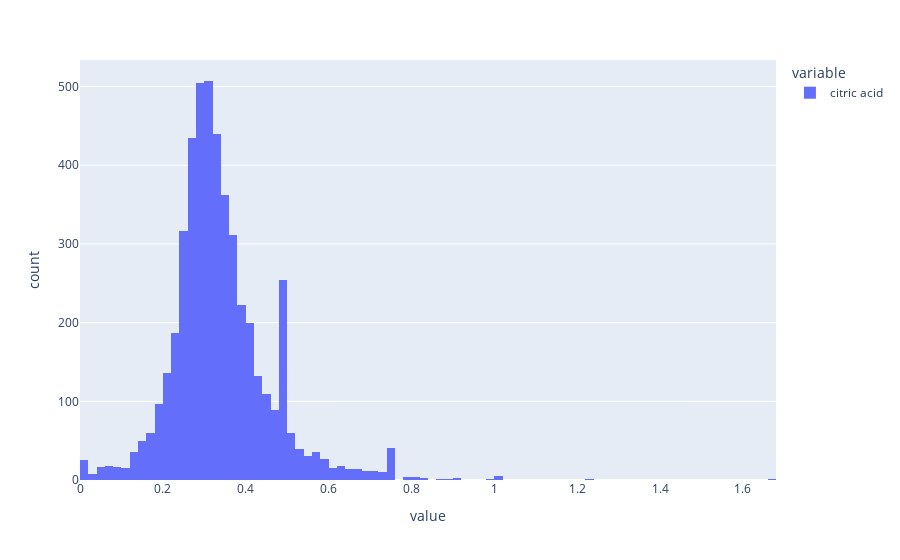

Source (notebook cell):
### Markdown cell above
Ao analisarmos a descrição da variável de ácido cítrico, observamos que seus valores variam entre 0 e 1.66. A média dessa variável é de aproximadamente 0.334, com um desvio padrão de cerca de 0.121, o que sugere que a maioria dos dados está concentrada no intervalo entre 0.213 e 0.455. Além disso, a mediana é de 0.32, o que indica que está próxima da média. Vale ressaltar também que a distância do 1º quartil à mediana é menor do que a do 3º quartil, o que sugere uma assimetria positiva dos dados, com uma concentração maior de observações à esquerda.

### Code cell
px.histogram(x["citric acid"], nbins=85).show()

### Figure 1 — Plotly figure (JSON) as saved in the notebook; plotly's stock layout.template omitted (floating-point values rounded to 4 significant figures; data arrays with more than 128 entries replaced by an {"elided": "..."} marker saying what was removed)
{"data": [{"alignmentgroup": "True", "bingroup": "x", "hovertemplate": "variable=citric acid<br>value=%{x}<br>count=%{y}<extra></extra>", "legendgroup": "citric acid", "marker": {"color": "#636efa", "pattern": {"shape": ""}}, "name": "citric acid", "nbinsx": 85, "offsetgroup": "citric acid", "orientation": "v", "showlegend": true, "type": "histogram", "x": {"elided": "4898 float values"}, "xaxis": "x", "yaxis": "y"}], "layout": {"barmode": "relative", "legend": {"title": {"text": "variable"}, "tracegroupgap": 0}, "margin": {"t": 60}, "xaxis": {"anchor": "y", "domain": [0, 1], "title": {"text": "value"}}, "yaxis": {"anchor": "x", "domain": [0, 1], "title": {"text": "count"}}}}
